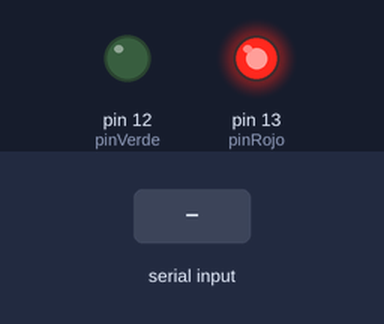
The sketch below on a simulated Arduino Uno, built with avr-gcc and run on an emulated ATmega328P. Parts: output pins drawn as LEDs (lit = HIGH). Inputs (shaded band) come from the test bench.

Above: at 1.2 s.
1.3 s: "A" received over Serial
At 2.3 s:
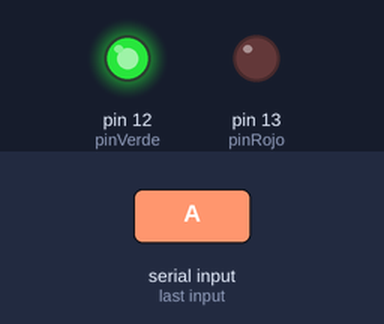
Timing chart, 0 to 7.8 s (numbered marks = the images above; inputs shaded):
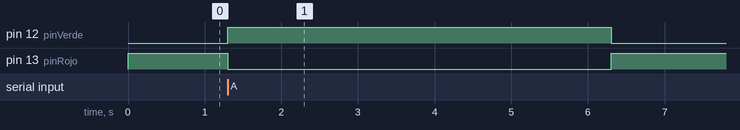

The sketch:

Pulsador2_0_copy_20260526201420.ino
```cpp
// ============================================================================
// PROYECTO: PUERTA DE RECONOCIMIENTO DE MASCOTAS CON IA (YOLOv8 + PYTHON)
// AUTORA: Fátima De la Paz Miramontes
// MATERIA: Inteligencia Artificial / Proyecto Integrador
// ============================================================================

// Definición de los pines digitales asignados a los LEDs indicadores
const int pinVerde = 12; // Pin digital para el LED Verde (Acceso Autorizado)
const int pinRojo = 13;  // Pin digital para el LED Rojo (Puerta Cerrada / Bloqueada)

void setup() {
  // Inicialización del puerto serie a 9600 baudios.
  // Es la velocidad de sincronización estándar para comunicarse con el script de Python.
  Serial.begin(9600);

  // Configuración de los pines como salidas de corriente (OUTPUT)
  pinMode(pinVerde, OUTPUT);
  pinMode(pinRojo, OUTPUT);

  // ESTADO INICIAL SEGURO: Al energizar el Arduino, la puerta inicia "CERRADA".
  // Activamos el LED Rojo (HIGH) y nos aseguramos de mantener el Verde apagado (LOW).
  digitalWrite(pinRojo, HIGH);
  digitalWrite(pinVerde, LOW);
}

void loop() {
  // Verificamos de forma constante si hay bytes de datos disponibles en el búfer serie
  if (Serial.available() > 0) {

    // Lectura del carácter enviado por el script de YOLOv8 a través del cable USB
    char senal = Serial.read();

    // EVALUACIÓN DE LA SEÑAL:
    // Si el carácter recibido coincide estrictamente con la 'A' (Señal de Apertura)...
    if (senal == 'A') {

      // 1. MASCOTA AUTORIZADA: Conmutación de estados en los actuadores (LEDs)
      digitalWrite(pinRojo, LOW);     // Apagamos el indicador de bloqueo (Rojo)
      digitalWrite(pinVerde, HIGH);   // Encendemos el indicador de apertura (Verde)

      // 2. TEMPORIZACIÓN DE APERTURA:
      // Mantenemos el estado de acceso activo durante 5000 milisegundos (5 segundos).
      // Este delay físico está sincronizado con el 'time.sleep(5)' del script de Python.
      delay(5000);

      // 3. RESTABLECIMIENTO DEL SISTEMA (Cierre Automático):
      // Finalizado el tiempo de cortesía, el sistema regresa a su estado seguro inicial.
      digitalWrite(pinVerde, LOW);    // Apagamos el acceso (Verde)
      digitalWrite(pinRojo, HIGH);    // Reactivamos el bloqueo fijo (Rojo)

      // Limpieza del búfer serie para evitar lecturas de datos basura o duplicados
      while(Serial.available() > 0) {
        Serial.read();
      }
    }
  }
}
```

Measured:
- after the input at 1.3 s, pin 12 (pinVerde): LOW → HIGH at once, → LOW 5.0 s later; pin 13 (pinRojo): HIGH → LOW at once, → HIGH 5.0 s later
